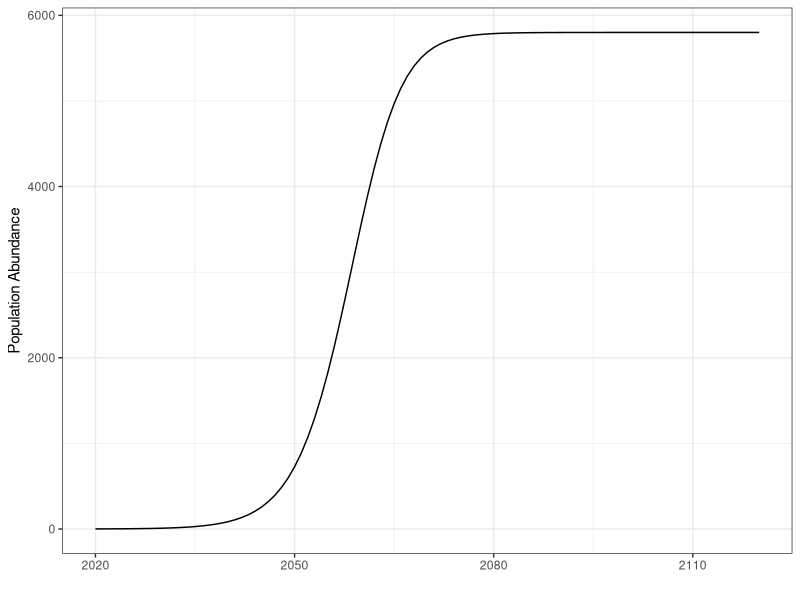
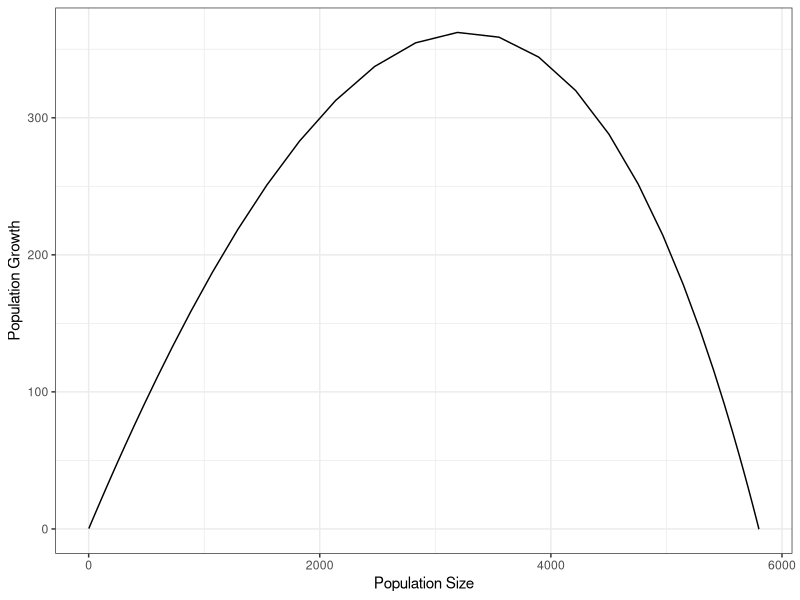
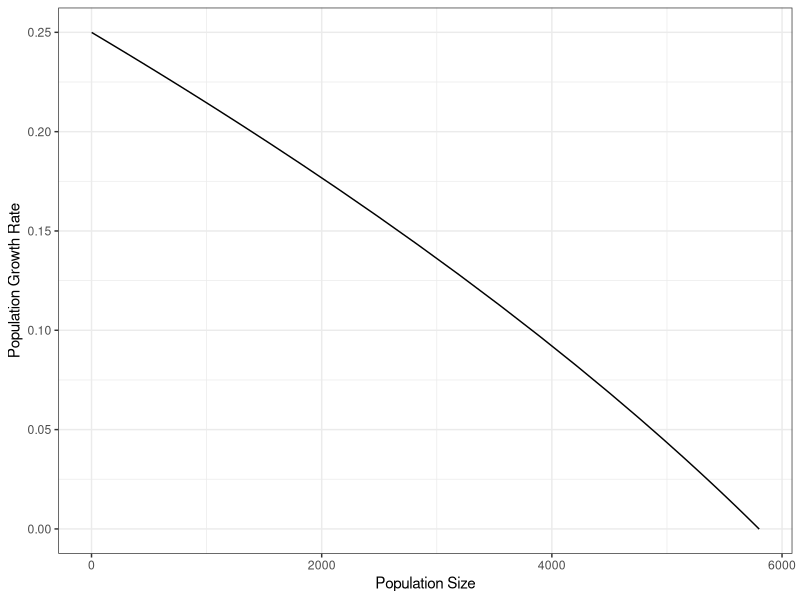
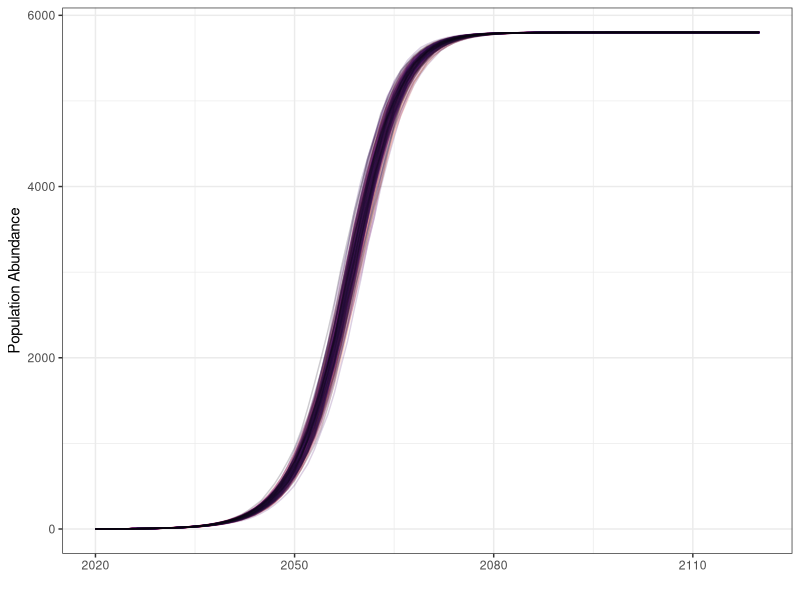
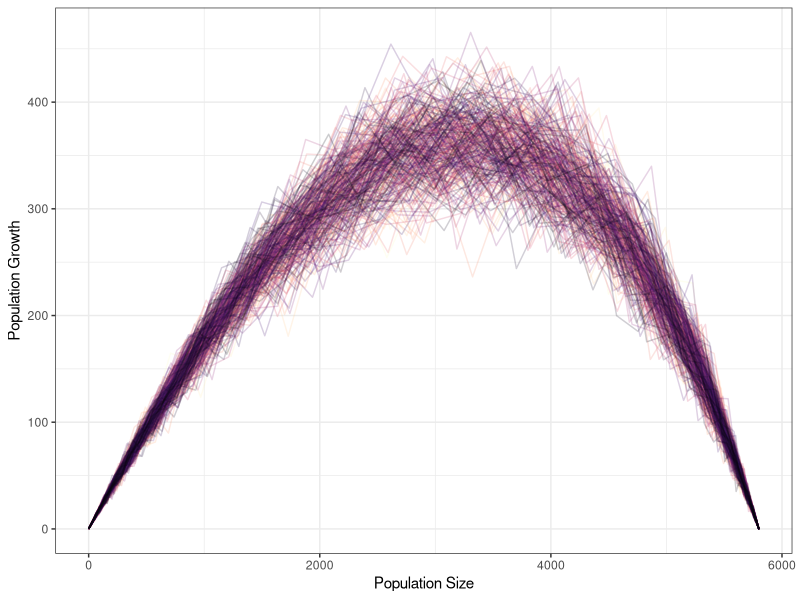
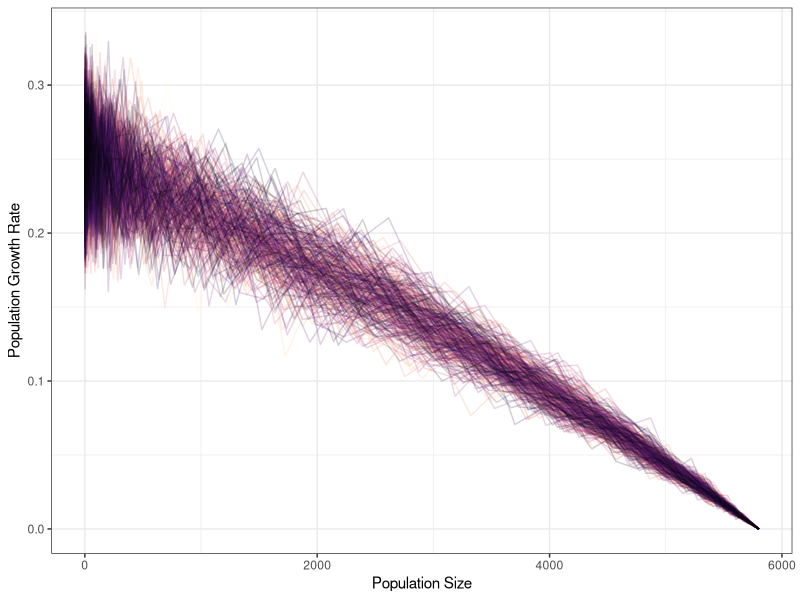
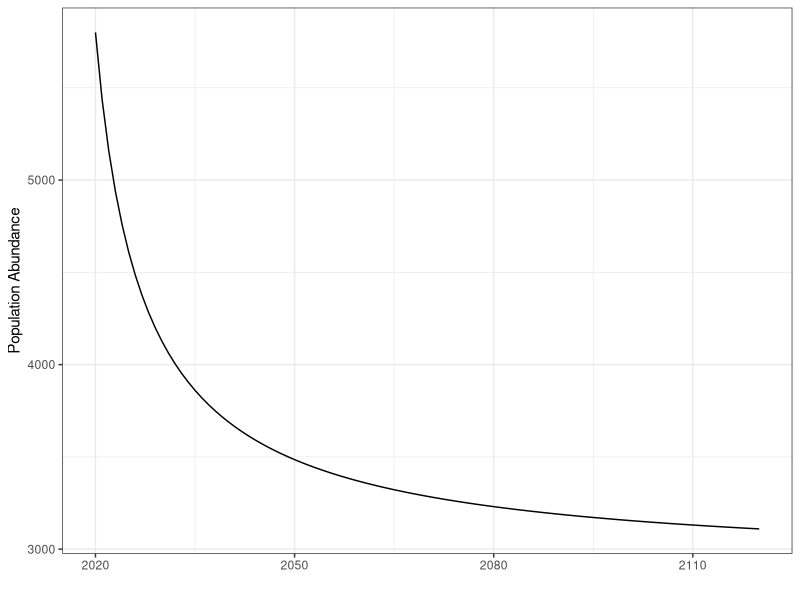
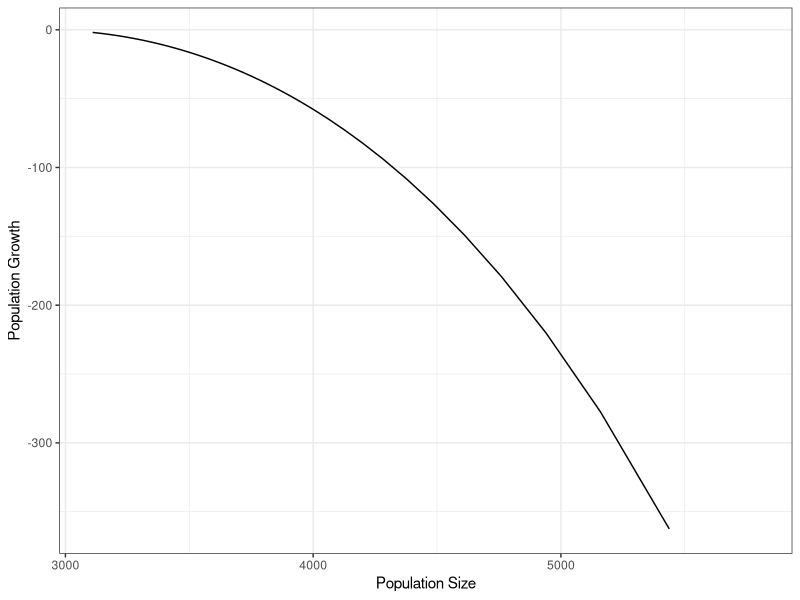

Here is the R script that generated these plots, in order:
## ---- chunk 1

# You can chose your model, this tutorial focuses on the logistic model, but feel free to see what the exponential model deos.
#model <- 'exponential'
model <- 'logistic'
# Pick your rate of growth, try different values, no need to go much above 3
r <- 0.25
# Pick your Carrying Capacity (in numbers of individuals)
K <- 5800
# How much variability is there in your model. Don't increase this past 15% of r (i.e if r is 0.15 don't have sd > 0.0225)
sd <- 0.025
# How many simulations are you running, think of each simulation as a different population
n.realizations <- 300
# Harvest at the theoretical MPG ((r*K)/4)
harvest <- (r*K)/4
# Un-comment the below line to pick your own harvest rate and see what happens to your population(s)
#harvest <- 99 

## ---- chunk 2
options(scipen = 999) # Just forces numbers to not be in scientific notiation
# First up we will check your r packages and install anything you need for this for you.
req.packages <- c("tidyverse","cowplot","knitr","dplyr",'ggthemes',"ggplot2",'devtools')
# If you don't have the packages install them + give a heads up that you are
new.packages <- req.packages[!(req.packages %in% installed.packages()[,"Package"])]
if(length(new.packages)>0) 
{
  cat(paste0("Heads up, I have to install these packages for this to work:", new.packages ))
  #wanna.install <- readline(prompt = "If you want to install these package(s) enter 'y': ")
  #if(tolower(wanna.install) == 'y') 
  install.packages(new.packages,repos = "http://cran.us.r-project.org") #else { stop("You didn't want to install the packages so this script does not work.")}
}



# The libraries that we will use directly in this code
library(knitr)
library(ggplot2)
library(cowplot)
library(tidyverse)
library(dplyr)
library(ggthemes)

theme_set(theme_few(base_size = 22))
knitr::opts_chunk$set(tidy.opts = list(width.cutoff = 60), tidy = TRUE)

theme_set(theme_bw())
## ---- chunk 3

# Let's get all the parameters formatted nicely for a table so we can see them
input.paras <- data.frame(Parameter = c("Intrinsic rate of growth (*r*)", 
                                       "Carrying Capacity (*K*)",
                                       "Standard deviation of *r*",
                                       "Harvest (in numbers)",
                                       "Number of simulations",
                                       "Model"),
                         Value     = c( r,
                                        K,
                                        sd,
                                        harvest,
                                        n.realizations,
                                        model))

knitr::kable(input.paras,booktabs=T, caption = "A Table of your parameter settings")
## ---- chunk 4

# OK let's set up some simply models and figures

years <- 2020:2120
n.years <- length(years)
Nt <- 1 # This is the initial value of numbers.
delta.N <- NA
realized.r <- NA


for(i in 2:n.years)
{
  
  if(model == "exponential")  Nt[i] <- Nt[i-1] + (r)*Nt[i-1]
  if(model == "logistic") Nt[i] <- Nt[i-1] + (r)*Nt[i-1]*(1 - (Nt[i-1])/K) 
  if(Nt[i] < 1) Nt[i] <- 0

  delta.N[i] <- Nt[i] - Nt[i-1]
  realized.r[i] <- Nt[i] /Nt[i-1] -1

} # end for(i in 2:n.years)

# Put the results together.
res<- data.frame(years = years,N = Nt,delta.N = delta.N,real.r = realized.r)


n.ts.plt <- ggplot(res) + geom_line(aes(x=years,y= N))+ 
                          xlab("") + ylab("Population Abundance") + 
                          scale_x_continuous(breaks = c(2020,2050,2080,2110))

#save_plot(filename = "D:/Github/Fisheries_module/Lecture_4/Figures/logistic_chaos.png",plot = n.ts.plt,base_width = 8,base_height = 6)

pg.plt <- ggplot(res) + geom_line(aes(x=N,y= delta.N)) + 
                        xlab("Population Size") + ylab("Population Growth") 

#save_plot(filename = "D:/Github/Fisheries_module/Lecture_4/Figures/logistic_pop_growth_example.png",plot = pg.plt,base_width = 8,base_height = 6)

pop.growth.plt <- ggplot(res) + geom_line(aes(x=N,y= real.r)) + 
                                xlab("Population Size") + ylab("Population Growth Rate")

#save_plot(filename = "D:/Github/Fisheries_module/Lecture_4/Figures/logistic_pop_growth_rate_example.png",plot = pop.growth.plt,base_width = 8,base_height = 6)
## ---- chunk 5
n.ts.plt
## ---- chunk 6
pg.plt
## ---- chunk 7
pop.growth.plt
## ---- chunk 8

# OK let's set up some simply models and figures

years <- 2020:2120
n.years <- length(years)
Nt <- 1 # This is the initial value of numbers.

delta.N <- NA
realized.r <- NA
#model <- "exponential"
res.tmp <- NULL

for(j in 1:n.realizations)
{
for(i in 2:n.years)
{
  # Probably should use a log-normal, but the occasional high values that creates is annoying
  rr <- rnorm(1,r,sd)
  if(rr < 0) rr <- 0.1*r
  if(model == "exponential")  Nt[i] <- Nt[i-1] + (rr)*Nt[i-1] 
  if(model == "logistic") Nt[i] <- Nt[i-1] + (rr)*Nt[i-1]*(1 - (Nt[i-1])/K) 
  if(Nt[i] < 1) Nt[i] <- 0

  delta.N[i] <- Nt[i] - Nt[i-1]
  realized.r[i] <- Nt[i] /Nt[i-1] -1

} # end for(i in 2:n.years)
  res.tmp[[j]] <- data.frame(years = years,N = Nt,delta.N = delta.N,real.r = realized.r,sim.num = j,harvest = harvest)
} # end for(j in 1:n.realizations)

res <- do.call('rbind',res.tmp)

res.avg <- res %>% dplyr::group_by(years) %>% dplyr::summarise(N = median(N),
                                                               delta.N = median(delta.N),
                                                               real.r = median(real.r))

n.ts.plt <- ggplot(res) + geom_line(aes(x=years,y= N,group = sim.num,color=sim.num),alpha=0.2)+
        xlab("") + ylab("Population Abundance") + scale_color_viridis_c(direction = -1,option = 1,alpha=0.2) +
        scale_x_continuous(breaks = c(2020,2050,2080,2110)) + theme(legend.position = "none") 


pg.plt <- ggplot(res) + geom_line(aes(x=N,y= delta.N,group = sim.num,color=sim.num),alpha=0.2) +
                            scale_color_viridis_c(direction = -1,option = 1,alpha=0.2) +
                            xlab("Population Size") + ylab("Population Growth")  + theme(legend.position = "none") 


pop.growth.plt <- ggplot(res) + geom_line(aes(x=N,y= real.r,group = sim.num,color=sim.num),alpha=0.2) +
                                scale_color_viridis_c(direction = -1,option = 1,alpha=0.2) +
                                xlab("Population Size") + ylab("Population Growth Rate") + theme(legend.position = "none") 

## ---- chunk 9
n.ts.plt
## ---- chunk 10
pg.plt
## ---- chunk 11
pop.growth.plt
## ---- chunk 12

# OK let's set up some simply models and figures

years <- 2020:2120
n.years <- length(years)
Nt <- K # This is the initial value of numbers.

delta.N <- NA
realized.r <- NA
#model <- "exponential"

for(i in 2:n.years)
{
  if(model == "exponential")  Nt[i] <- Nt[i-1] + (r)*Nt[i-1] - harvest
  if(model == "logistic") Nt[i] <- Nt[i-1] + (r)*Nt[i-1]*(1 - (Nt[i-1])/K) - harvest
  if(Nt[i] < harvest) Nt[i] <- 0

  delta.N[i] <- Nt[i] - Nt[i-1]
  realized.r[i] <- Nt[i] /Nt[i-1] -1

} # end for(i in 2:n.years)
  res <- data.frame(years = years,N = Nt,delta.N = delta.N,real.r = realized.r,sim.num = j,harvest = harvest)


n.ts.plt <- ggplot(res) + geom_line(aes(x=years,y= N))+
        xlab("") + ylab("Population Abundance") +
        scale_x_continuous(breaks = c(2020,2050,2080,2110))

pg.plt <- ggplot(res) + geom_line(aes(x=N,y= delta.N)) +
                        xlab("Population Size") + ylab("Population Growth") 

pop.growth.plt <- ggplot(res) + geom_line(aes(x=N,y= real.r)) +
                                xlab("Population Size") + ylab("Population Growth Rate")


## ---- chunk 13
n.ts.plt
## ---- chunk 14
pg.plt
## ---- chunk 15
pop.growth.plt
## ---- chunk 16

# OK let's set up some simply models and figures

years <- 2020:2120
n.years <- length(years)
Nt <- K/2 # This is the initial value of numbers.

delta.N <- NA
realized.r <- NA
#model <- "exponential"
res.tmp <- NULL

for(j in 1:n.realizations)
{
for(i in 2:n.years)
{
  # Probably should use a log-normal, but the occasional high values that creates is annoying
  rr <- rnorm(1,r,sd) 
  if(rr < 0) rr <- 0.1*r
  if(model == "exponential")  Nt[i] <- Nt[i-1] + (rr)*Nt[i-1] -harvest
  if(model == "logistic") Nt[i] <- Nt[i-1] + (rr)*Nt[i-1]*(1 - (Nt[i-1])/K) -harvest
  if(Nt[i] < harvest) Nt[i] <- 0

  delta.N[i] <- Nt[i] - Nt[i-1]
  realized.r[i] <- Nt[i] /Nt[i-1] -1

} # end for(i in 2:n.years)
  res.tmp[[j]] <- data.frame(years = years,N = Nt,delta.N = delta.N,real.r = realized.r,sim.num = j,harvest = harvest)
} # end for(j in 1:n.realizations)

res <- do.call('rbind',res.tmp)

res.avg <- res %>% dplyr::group_by(years) %>% dplyr::summarise(N = median(N),
                                                               delta.N = median(delta.N),
                                                               real.r = median(real.r))

n.ts.plt <- ggplot(res) + geom_line(aes(x=years,y= N,group = sim.num,color=sim.num),alpha=0.2)+
        xlab("") + ylab("Population Abundance") + scale_color_viridis_c(direction = -1,option = 1,alpha=0.2) +
        scale_x_continuous(breaks = c(2020,2050,2080,2110)) + theme(legend.position = "none") 

pg.plt <- ggplot(res) + geom_line(aes(x=N,y= delta.N,group = sim.num,color=sim.num),alpha=0.2) +
                            scale_color_viridis_c(direction = -1,option = 1,alpha=0.2) +
                            xlab("Population Size") + ylab("Population Growth")  + theme(legend.position = "none") 


pop.growth.plt <- ggplot(res) + geom_line(aes(x=N,y= real.r,group = sim.num,color=sim.num),alpha=0.2) +
                                scale_color_viridis_c(direction = -1,option = 1,alpha=0.2) +
                                xlab("Population Size") + ylab("Population Growth Rate") + theme(legend.position = "none") 



## ---- chunk 17
n.ts.plt
## ---- chunk 18
pg.plt
## ---- chunk 19
pop.growth.plt
